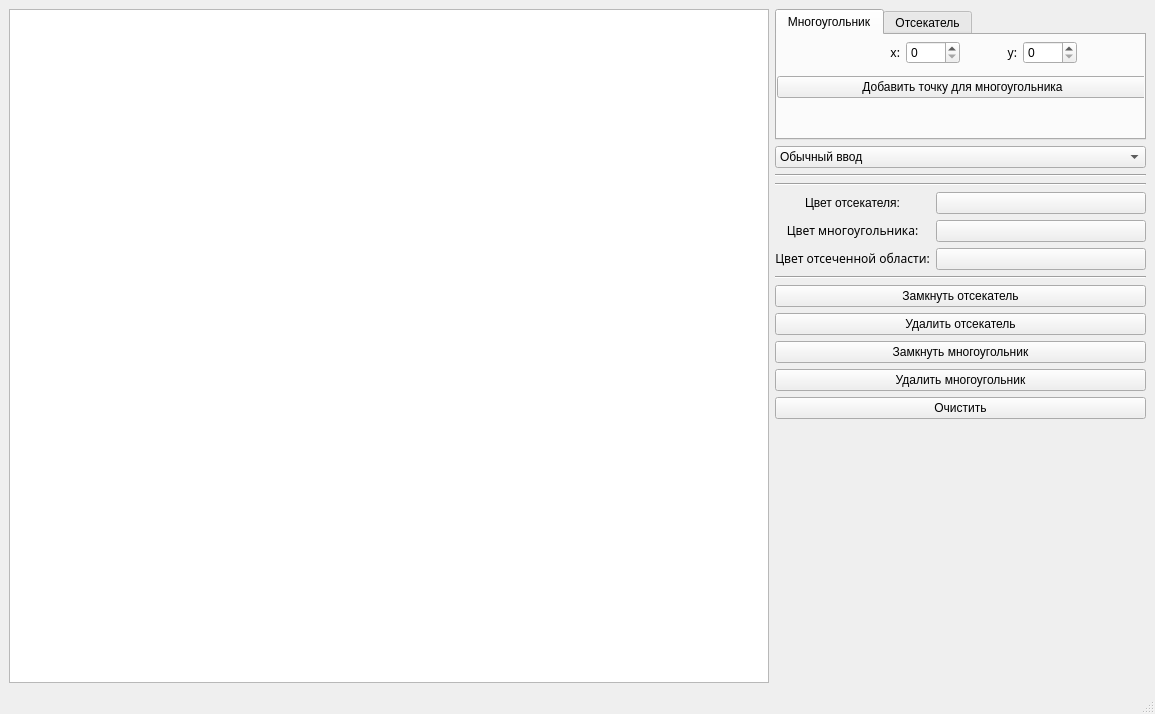
<?xml version="1.0" encoding="UTF-8"?>
<ui version="4.0">
 <class>MainWindow</class>
 <widget class="QMainWindow" name="MainWindow">
  <property name="geometry">
   <rect>
    <x>0</x>
    <y>0</y>
    <width>1155</width>
    <height>714</height>
   </rect>
  </property>
  <property name="mouseTracking">
   <bool>false</bool>
  </property>
  <property name="windowTitle">
   <string>MainWindow</string>
  </property>
  <widget class="QWidget" name="centralwidget">
   <layout class="QHBoxLayout" name="horizontalLayout_2">
    <item>
     <layout class="QHBoxLayout" name="horizontalLayout">
      <item>
       <widget class="QGraphicsView" name="canvas">
        <property name="cursor" stdset="0">
         <cursorShape>CrossCursor</cursorShape>
        </property>
        <property name="mouseTracking">
         <bool>true</bool>
        </property>
        <property name="tabletTracking">
         <bool>false</bool>
        </property>
       </widget>
      </item>
      <item>
       <layout class="QGridLayout" name="gridLayout_3">
        <property name="sizeConstraint">
         <enum>QLayout::SetFixedSize</enum>
        </property>
        <item row="0" column="0" colspan="3">
         <widget class="QTabWidget" name="tabWidget">
          <property name="minimumSize">
           <size>
            <width>371</width>
            <height>131</height>
           </size>
          </property>
          <property name="maximumSize">
           <size>
            <width>371</width>
            <height>131</height>
           </size>
          </property>
          <property name="currentIndex">
           <number>0</number>
          </property>
          <property name="movable">
           <bool>false</bool>
          </property>
          <widget class="QWidget" name="tab">
           <attribute name="title">
            <string>Многоугольник</string>
           </attribute>
           <widget class="QWidget" name="layoutWidget_2">
            <property name="geometry">
             <rect>
              <x>0</x>
              <y>0</y>
              <width>371</width>
              <height>71</height>
             </rect>
            </property>
            <layout class="QGridLayout" name="gridLayout_4">
             <item row="0" column="0">
              <spacer name="horizontalSpacer_5">
               <property name="orientation">
                <enum>Qt::Horizontal</enum>
               </property>
               <property name="sizeType">
                <enum>QSizePolicy::Minimum</enum>
               </property>
               <property name="sizeHint" stdset="0">
                <size>
                 <width>65</width>
                 <height>20</height>
                </size>
               </property>
              </spacer>
             </item>
             <item row="0" column="1">
              <widget class="QLabel" name="label_14">
               <property name="font">
                <font>
                 <family>Apple Braille</family>
                </font>
               </property>
               <property name="text">
                <string>&lt;html&gt;&lt;head/&gt;&lt;body&gt;&lt;p align=&quot;right&quot;&gt;x:&lt;/p&gt;&lt;/body&gt;&lt;/html&gt;</string>
               </property>
              </widget>
             </item>
             <item row="0" column="2">
              <widget class="QSpinBox" name="x1_sb">
               <property name="cursor">
                <cursorShape>PointingHandCursor</cursorShape>
               </property>
               <property name="minimum">
                <number>0</number>
               </property>
               <property name="maximum">
                <number>4000</number>
               </property>
              </widget>
             </item>
             <item row="0" column="3">
              <widget class="QLabel" name="label_15">
               <property name="font">
                <font>
                 <family>Apple Braille</family>
                </font>
               </property>
               <property name="text">
                <string>&lt;html&gt;&lt;head/&gt;&lt;body&gt;&lt;p align=&quot;right&quot;&gt;y:&lt;/p&gt;&lt;/body&gt;&lt;/html&gt;</string>
               </property>
              </widget>
             </item>
             <item row="0" column="4">
              <widget class="QSpinBox" name="y1_sb">
               <property name="cursor">
                <cursorShape>PointingHandCursor</cursorShape>
               </property>
               <property name="minimum">
                <number>0</number>
               </property>
               <property name="maximum">
                <number>4000</number>
               </property>
               <property name="value">
                <number>0</number>
               </property>
              </widget>
             </item>
             <item row="0" column="5">
              <spacer name="horizontalSpacer_6">
               <property name="orientation">
                <enum>Qt::Horizontal</enum>
               </property>
               <property name="sizeType">
                <enum>QSizePolicy::Minimum</enum>
               </property>
               <property name="sizeHint" stdset="0">
                <size>
                 <width>65</width>
                 <height>20</height>
                </size>
               </property>
              </spacer>
             </item>
             <item row="1" column="0" colspan="6">
              <widget class="QPushButton" name="add_polygon_bt">
               <property name="maximumSize">
                <size>
                 <width>16777215</width>
                 <height>16777215</height>
                </size>
               </property>
               <property name="cursor">
                <cursorShape>PointingHandCursor</cursorShape>
               </property>
               <property name="text">
                <string>Добавить точку для многоугольника</string>
               </property>
              </widget>
             </item>
            </layout>
           </widget>
          </widget>
          <widget class="QWidget" name="tab_2">
           <attribute name="title">
            <string>Отсекатель</string>
           </attribute>
           <widget class="QWidget" name="layoutWidget">
            <property name="geometry">
             <rect>
              <x>0</x>
              <y>0</y>
              <width>371</width>
              <height>71</height>
             </rect>
            </property>
            <layout class="QGridLayout" name="gridLayout_2">
             <item row="0" column="0">
              <spacer name="horizontalSpacer_3">
               <property name="orientation">
                <enum>Qt::Horizontal</enum>
               </property>
               <property name="sizeType">
                <enum>QSizePolicy::Minimum</enum>
               </property>
               <property name="sizeHint" stdset="0">
                <size>
                 <width>65</width>
                 <height>20</height>
                </size>
               </property>
              </spacer>
             </item>
             <item row="0" column="1">
              <widget class="QLabel" name="label_11">
               <property name="font">
                <font>
                 <family>Apple Braille</family>
                </font>
               </property>
               <property name="text">
                <string>&lt;html&gt;&lt;head/&gt;&lt;body&gt;&lt;p align=&quot;right&quot;&gt;x:&lt;/p&gt;&lt;/body&gt;&lt;/html&gt;</string>
               </property>
              </widget>
             </item>
             <item row="0" column="2">
              <widget class="QSpinBox" name="x_sb">
               <property name="cursor">
                <cursorShape>PointingHandCursor</cursorShape>
               </property>
               <property name="minimum">
                <number>0</number>
               </property>
               <property name="maximum">
                <number>4000</number>
               </property>
              </widget>
             </item>
             <item row="0" column="3">
              <widget class="QLabel" name="label_12">
               <property name="font">
                <font>
                 <family>Apple Braille</family>
                </font>
               </property>
               <property name="text">
                <string>&lt;html&gt;&lt;head/&gt;&lt;body&gt;&lt;p align=&quot;right&quot;&gt;y:&lt;/p&gt;&lt;/body&gt;&lt;/html&gt;</string>
               </property>
              </widget>
             </item>
             <item row="0" column="4">
              <widget class="QSpinBox" name="y_sb">
               <property name="cursor">
                <cursorShape>PointingHandCursor</cursorShape>
               </property>
               <property name="minimum">
                <number>0</number>
               </property>
               <property name="maximum">
                <number>4000</number>
               </property>
               <property name="value">
                <number>0</number>
               </property>
              </widget>
             </item>
             <item row="0" column="5">
              <spacer name="horizontalSpacer_4">
               <property name="orientation">
                <enum>Qt::Horizontal</enum>
               </property>
               <property name="sizeType">
                <enum>QSizePolicy::Minimum</enum>
               </property>
               <property name="sizeHint" stdset="0">
                <size>
                 <width>65</width>
                 <height>20</height>
                </size>
               </property>
              </spacer>
             </item>
             <item row="1" column="0" colspan="6">
              <widget class="QPushButton" name="add_cutter_bt">
               <property name="maximumSize">
                <size>
                 <width>16777215</width>
                 <height>16777215</height>
                </size>
               </property>
               <property name="cursor">
                <cursorShape>PointingHandCursor</cursorShape>
               </property>
               <property name="text">
                <string>Добавить точку для отсекателя</string>
               </property>
              </widget>
             </item>
            </layout>
           </widget>
          </widget>
         </widget>
        </item>
        <item row="15" column="0">
         <spacer name="verticalSpacer">
          <property name="orientation">
           <enum>Qt::Vertical</enum>
          </property>
          <property name="sizeHint" stdset="0">
           <size>
            <width>20</width>
            <height>40</height>
           </size>
          </property>
         </spacer>
        </item>
        <item row="5" column="0">
         <widget class="QLabel" name="label_10">
          <property name="text">
           <string>&lt;html&gt;&lt;head/&gt;&lt;body&gt;&lt;p align=&quot;center&quot;&gt;Цвет отсекателя:&lt;/p&gt;&lt;/body&gt;&lt;/html&gt;</string>
          </property>
         </widget>
        </item>
        <item row="2" column="0" colspan="3">
         <widget class="Line" name="line_3">
          <property name="orientation">
           <enum>Qt::Horizontal</enum>
          </property>
         </widget>
        </item>
        <item row="8" column="0" colspan="3">
         <widget class="Line" name="line_2">
          <property name="orientation">
           <enum>Qt::Horizontal</enum>
          </property>
         </widget>
        </item>
        <item row="7" column="1" colspan="2">
         <widget class="QPushButton" name="color_cut_polygon_bt">
          <property name="cursor">
           <cursorShape>PointingHandCursor</cursorShape>
          </property>
          <property name="text">
           <string/>
          </property>
         </widget>
        </item>
        <item row="6" column="1" colspan="2">
         <widget class="QPushButton" name="color_polygon_bt">
          <property name="cursor">
           <cursorShape>PointingHandCursor</cursorShape>
          </property>
          <property name="text">
           <string/>
          </property>
         </widget>
        </item>
        <item row="9" column="0" colspan="3">
         <widget class="QPushButton" name="close_bt">
          <property name="text">
           <string>Замкнуть отсекатель</string>
          </property>
         </widget>
        </item>
        <item row="10" column="0" colspan="3">
         <widget class="QPushButton" name="del_cutter_bt">
          <property name="text">
           <string>Удалить отсекатель</string>
          </property>
         </widget>
        </item>
        <item row="6" column="0">
         <widget class="QLabel" name="label_4">
          <property name="font">
           <font>
            <family>Apple Braille</family>
           </font>
          </property>
          <property name="text">
           <string>&lt;html&gt;&lt;head/&gt;&lt;body&gt;&lt;p align=&quot;center&quot;&gt;Цвет многоугольника:&lt;/p&gt;&lt;/body&gt;&lt;/html&gt;</string>
          </property>
         </widget>
        </item>
        <item row="7" column="0">
         <widget class="QLabel" name="label_5">
          <property name="font">
           <font>
            <family>Apple Braille</family>
           </font>
          </property>
          <property name="text">
           <string>&lt;html&gt;&lt;head/&gt;&lt;body&gt;&lt;p align=&quot;center&quot;&gt;Цвет отсеченной области:&lt;/p&gt;&lt;/body&gt;&lt;/html&gt;</string>
          </property>
         </widget>
        </item>
        <item row="11" column="0" colspan="3">
         <widget class="QPushButton" name="close_polygon_bt">
          <property name="text">
           <string>Замкнуть многоугольник</string>
          </property>
         </widget>
        </item>
        <item row="3" column="0" rowspan="2" colspan="3">
         <widget class="Line" name="line">
          <property name="orientation">
           <enum>Qt::Horizontal</enum>
          </property>
         </widget>
        </item>
        <item row="1" column="0" colspan="3">
         <widget class="QComboBox" name="how_draw">
          <item>
           <property name="text">
            <string>Обычный ввод</string>
           </property>
          </item>
         </widget>
        </item>
        <item row="13" column="0" colspan="3">
         <widget class="QPushButton" name="del_polygon_bt">
          <property name="text">
           <string>Удалить многоугольник</string>
          </property>
         </widget>
        </item>
        <item row="14" column="0" colspan="3">
         <widget class="QPushButton" name="clear_bt">
          <property name="text">
           <string>Очистить</string>
          </property>
         </widget>
        </item>
        <item row="5" column="1" colspan="2">
         <widget class="QPushButton" name="color_cutter_bt">
          <property name="cursor">
           <cursorShape>PointingHandCursor</cursorShape>
          </property>
          <property name="text">
           <string/>
          </property>
         </widget>
        </item>
       </layout>
      </item>
     </layout>
    </item>
   </layout>
  </widget>
  <widget class="QStatusBar" name="statusbar"/>
  <widget class="QMenuBar" name="menuBar">
   <property name="geometry">
    <rect>
     <x>0</x>
     <y>0</y>
     <width>1155</width>
     <height>22</height>
    </rect>
   </property>
  </widget>
  <action name="actionshift">
   <property name="text">
    <string>ЛКМ - добавить точку</string>
   </property>
   <property name="font">
    <font>
     <family>Apple Braille</family>
    </font>
   </property>
  </action>
  <action name="action_4">
   <property name="text">
    <string>Движение мышки + ЛКМ - кривая линия</string>
   </property>
  </action>
  <action name="actionShift">
   <property name="text">
    <string>Shift + ЛКМ - прямая линия</string>
   </property>
  </action>
  <action name="action_5">
   <property name="text">
    <string>ПКМ - замкнуть фигуру</string>
   </property>
  </action>
  <action name="action">
   <property name="text">
    <string>ЛКМ - добавить точку</string>
   </property>
  </action>
  <action name="actionshift_2">
   <property name="text">
    <string>shift + ЛКМ - добавить прямую линию</string>
   </property>
  </action>
  <action name="action_2">
   <property name="text">
    <string>Движение мышки + ЛКМ - добавить кривую линию</string>
   </property>
  </action>
  <action name="action_3">
   <property name="text">
    <string>ПКМ - замкнуть фигуру</string>
   </property>
  </action>
 </widget>
 <resources/>
 <connections/>
</ui>
